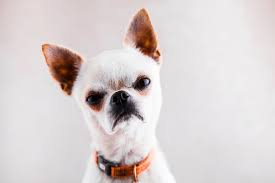
#> input picture small dog.jpg, 275 x 183 px
$ jupyter execute 'create and swap images.ipynb'
#> lines starting #> are read from the running program, lines starting #| are printed output that depends on the picture
[cell 1]
import cv2 as cv
import numpy as np
import imageio

[cell 2]
# photo = np.zeros((600,500,3))

photo = np.zeros([600,500,3], dtype=np.uint8)
photo.shape

[cell 3]
photo[100:150,100:300]=[255,0,0]
photo[150:200,100:300]=[255,165,0]
photo[200:250,100:300]=[255,255,0]
photo[250:300,100:300]=[255,128,0]
photo[300:350,100:300]=[0,255,0]
photo[350:400,100:300]=[0,0,255]
photo[400:450,100:300]=[75,0,130]
photo[450:500,100:300]=[238,130,238]
photo[500:550,100:300]=[238,130,238]
photo[550:600,100:300]=[238,130,238]
photo[600:650,100:300]=[0,0,0]

[cell 4]
cv.imshow("photo",photo)
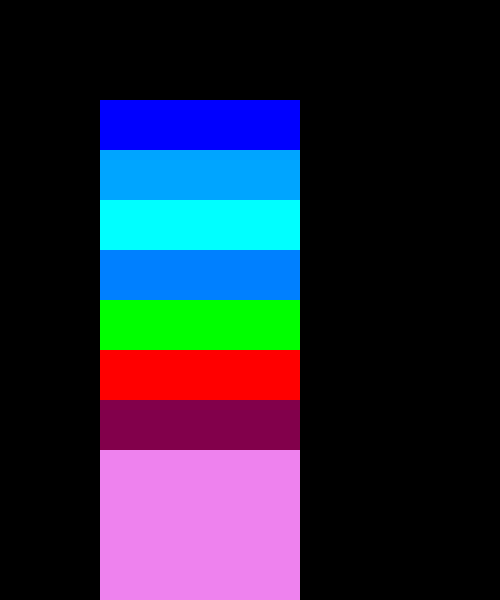
#> window 'photo': shape (600, 500, 3); mean B, G, R 60.3, 39.8, 36.6
cv.waitKey()
cv.destroyAllWindows()

[cell 5]
small = cv.imread('small dog.jpg')
#> small is the input picture: shape (183, 275, 3); mean B, G, R 208.6, 208.9, 216.9

[cell 6]
small.shape
#> Out = (183, 275, 3)

[cell 7]
lab = cv.imread('lad puppy.jpg')
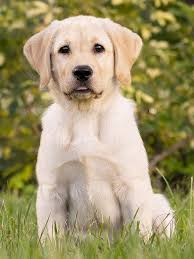
#> input picture lad puppy.jpg, 194 x 259 px
#> lab is the input picture: shape (259, 194, 3); mean B, G, R 109, 150, 160.6

[cell 8]
lab.shape
#> Out = (259, 194, 3)

[cell 9]
cv.imshow("small",small)
cv.imshow("puppy",lab)
cv.waitKey()
cv.destroyAllWindows()

[cell 10]
crop_small = small[50:180,20:180]
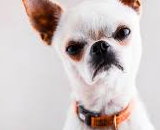
#> crop_small: shape (130, 160, 3); mean B, G, R 193.7, 194.7, 204.9
lab[30:160,30:190] = crop_small
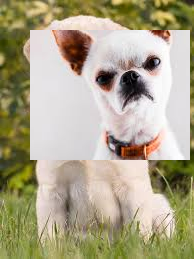
#> lab: shape (259, 194, 3); mean B, G, R 137.6, 165, 173
cv.imshow("swaping",lab)
cv.waitKey()
cv.destroyAllWindows()
